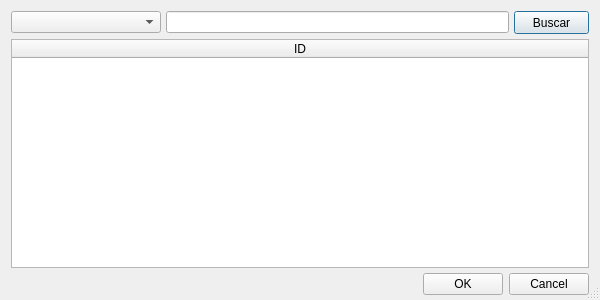
<?xml version="1.0" encoding="UTF-8"?>
<ui version="4.0">
 <class>LocalizarDialog</class>
 <widget class="QDialog" name="LocalizarDialog">
  <property name="windowModality">
   <enum>Qt::WindowModal</enum>
  </property>
  <property name="geometry">
   <rect>
    <x>0</x>
    <y>0</y>
    <width>600</width>
    <height>300</height>
   </rect>
  </property>
  <property name="minimumSize">
   <size>
    <width>600</width>
    <height>300</height>
   </size>
  </property>
  <property name="windowTitle">
   <string>Localizar</string>
  </property>
  <property name="sizeGripEnabled">
   <bool>true</bool>
  </property>
  <property name="modal">
   <bool>true</bool>
  </property>
  <layout class="QGridLayout" name="gridLayout_2">
   <property name="bottomMargin">
    <number>5</number>
   </property>
   <property name="spacing">
    <number>5</number>
   </property>
   <item row="0" column="0">
    <layout class="QVBoxLayout" name="verticalLayout_2">
     <item>
      <layout class="QGridLayout" name="gridLayout">
       <item row="0" column="1">
        <widget class="QLineEdit" name="lineEdit_valor"/>
       </item>
       <item row="0" column="0">
        <widget class="QComboBox" name="comboBox_campo">
         <property name="minimumSize">
          <size>
           <width>150</width>
           <height>0</height>
          </size>
         </property>
         <property name="maximumSize">
          <size>
           <width>150</width>
           <height>16777215</height>
          </size>
         </property>
        </widget>
       </item>
       <item row="0" column="2">
        <widget class="QPushButton" name="pushButton_buscar">
         <property name="minimumSize">
          <size>
           <width>75</width>
           <height>23</height>
          </size>
         </property>
         <property name="maximumSize">
          <size>
           <width>75</width>
           <height>23</height>
          </size>
         </property>
         <property name="text">
          <string>Buscar</string>
         </property>
         <property name="default">
          <bool>true</bool>
         </property>
        </widget>
       </item>
      </layout>
     </item>
     <item>
      <widget class="QTableWidget" name="tableWidget_linhas">
       <property name="locale">
        <locale language="Portuguese" country="Brazil"/>
       </property>
       <property name="editTriggers">
        <set>QAbstractItemView::NoEditTriggers</set>
       </property>
       <property name="tabKeyNavigation">
        <bool>true</bool>
       </property>
       <property name="showDropIndicator" stdset="0">
        <bool>false</bool>
       </property>
       <property name="dragEnabled">
        <bool>false</bool>
       </property>
       <property name="alternatingRowColors">
        <bool>true</bool>
       </property>
       <property name="selectionMode">
        <enum>QAbstractItemView::SingleSelection</enum>
       </property>
       <property name="selectionBehavior">
        <enum>QAbstractItemView::SelectRows</enum>
       </property>
       <property name="showGrid">
        <bool>true</bool>
       </property>
       <property name="gridStyle">
        <enum>Qt::SolidLine</enum>
       </property>
       <property name="sortingEnabled">
        <bool>true</bool>
       </property>
       <property name="wordWrap">
        <bool>true</bool>
       </property>
       <attribute name="horizontalHeaderVisible">
        <bool>true</bool>
       </attribute>
       <attribute name="horizontalHeaderHighlightSections">
        <bool>false</bool>
       </attribute>
       <attribute name="horizontalHeaderStretchLastSection">
        <bool>true</bool>
       </attribute>
       <attribute name="verticalHeaderVisible">
        <bool>false</bool>
       </attribute>
       <attribute name="verticalHeaderHighlightSections">
        <bool>false</bool>
       </attribute>
       <column>
        <property name="text">
         <string>ID</string>
        </property>
       </column>
      </widget>
     </item>
     <item>
      <widget class="QDialogButtonBox" name="buttonBox">
       <property name="sizeIncrement">
        <size>
         <width>0</width>
         <height>1</height>
        </size>
       </property>
       <property name="standardButtons">
        <set>QDialogButtonBox::Cancel|QDialogButtonBox::Ok</set>
       </property>
      </widget>
     </item>
    </layout>
   </item>
  </layout>
 </widget>
 <resources/>
 <connections/>
</ui>
